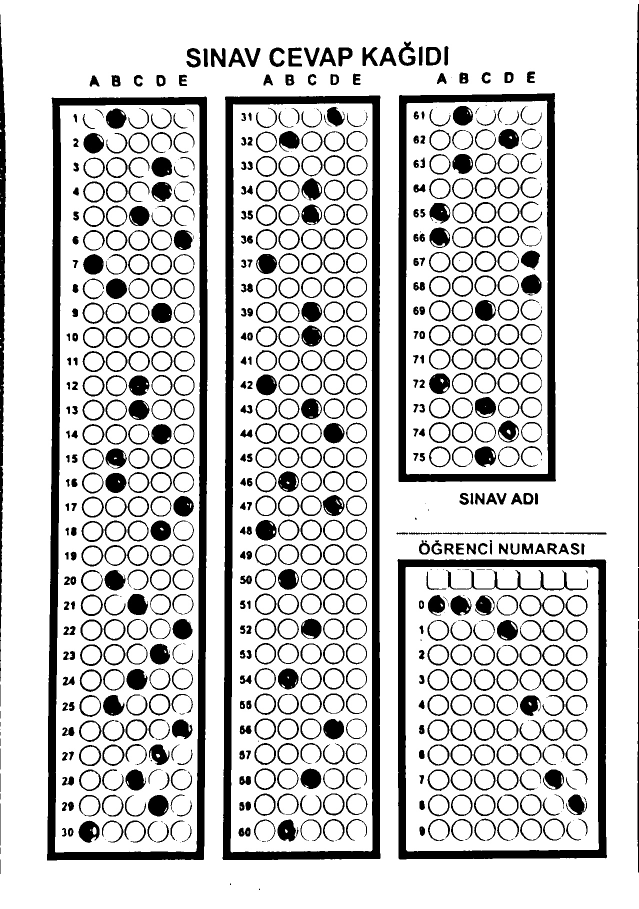
#> input picture v5/ornekler/1a.jpeg, 1277 x 1818 px (shown at 1/2 size)
$ python yeni_sistem_sinav_cvp_kagidi.py
#> lines starting #> are read from the running program, lines starting #| are printed output that depends on the picture; after the words box and inside, x2 and y2 are one past the last pixel; in counts of white or black regions, pixels touching at a corner belong together
### v5/utils.py
# -*- coding: utf-8 -*-
"""
Created on Sun Jan 24 13:38:45 2021

@author: yazılım
"""


"""

utils

"""

import cv2

import numpy as np

## TO STACK ALL THE IMAGES IN ONE WINDOW
# [35 lines left out: function stackImages, not called in this run]

def reorder(myPoints):

    myPoints = myPoints.reshape((4, 2)) # REMOVE EXTRA BRACKET
    #print(myPoints)
    myPointsNew = np.zeros((4, 1, 2), np.int32) # NEW MATRIX WITH ARRANGED POINTS
    add = myPoints.sum(1)
    #print(add)
    #print(np.argmax(add))
    myPointsNew[0] = myPoints[np.argmin(add)]  #[0,0]
    myPointsNew[3] =myPoints[np.argmax(add)]   #[w,h]
    diff = np.diff(myPoints, axis=1)
    myPointsNew[1] =myPoints[np.argmin(diff)]  #[w,0]
    myPointsNew[2] = myPoints[np.argmax(diff)] #[h,0]
    #print(diff)

    return myPointsNew

def rectContour(contours):

    rectCon = []
    max_area = 0
    for i in contours:
        area = cv2.contourArea(i)
        #print(area)
        if area > 50:
            peri = cv2.arcLength(i, True)
            approx = cv2.approxPolyDP(i, 0.02 * peri, True)
            #print("koşeler:",len(approx))
            if len(approx) == 4:
                rectCon.append(i)
    #print(rectCon)
    rectCon = sorted(rectCon, key=cv2.contourArea,reverse=True)
    #print(len(rectCon))
    return rectCon

def getCornerPoints(cont):
    peri = cv2.arcLength(cont, True) # LENGTH OF CONTOUR
    approx = cv2.approxPolyDP(cont, 0.02 * peri, True) # APPROXIMATE THE POLY TO GET CORNER POINTS
    return approx

# [47 lines left out: functions splitBoxes, drawGrid, showAnswers, not called in this run]

### v5/yeni_sistem_sinav_cvp_kagidi.py
# -*- coding: utf-8 -*-
"""
Created on Tue Mar  2 22:22:25 2021

@author: yazılım
"""


# -*- coding: utf-8 -*-
"""
Created on Tue Feb 16 22:22:32 2021

@author: yazılım
"""


"""

Bionluk Yeni optik kod okuma Projesi v5 sunum


"""


import json
from imutils.perspective import four_point_transform
from imutils import contours
import numpy as np
import argparse
import imutils
import cv2
import utils


path = "ornekler/1a.jpeg"

heightImg = 700
widthImg  = 700
try:

    img= cv2.imread(path)
#> img is the input picture: shape (1818, 1277, 3); min 0, max 255, mean 206.9

    #hazırlık ^^^^^^^^^^^^
    img= cv2.resize(img,(widthImg,heightImg))
#> img: shape (700, 700, 3)

    imgContours = img.copy()
    imgBiggestContours = img.copy()

    imgGray = cv2.cvtColor(img,cv2.COLOR_BGR2GRAY)
    imgBlur = cv2.GaussianBlur(imgGray,(5,5),1)
    imgCanny = cv2.Canny(imgBlur,10,50)
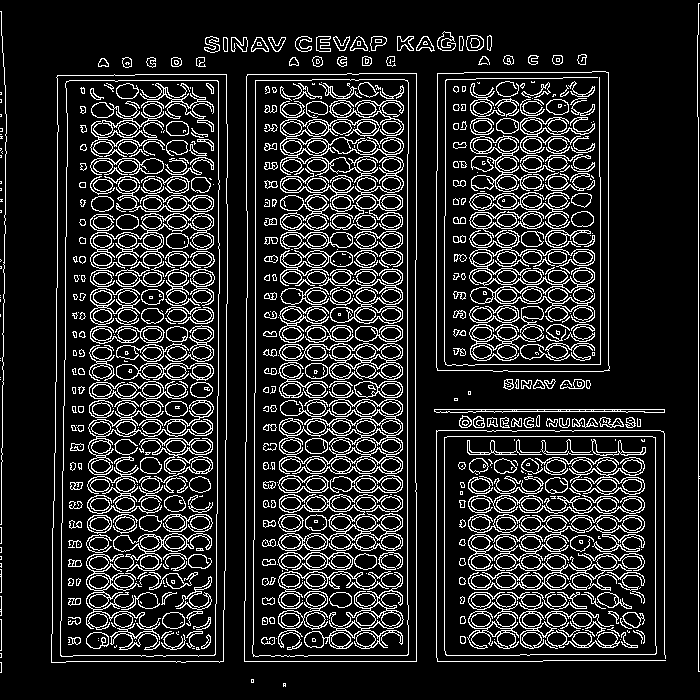
#> imgCanny: shape (700, 700); 14.6% white in thin lines or dots

    contours, hierarchy = cv2.findContours(imgCanny,cv2.RETR_EXTERNAL,cv2.CHAIN_APPROX_NONE)
#> contours = 100 contours, 50 with area under 20; largest, box (x1, y1, x2, y2) and area: (51, 74, 228, 663) 100116, (244, 73, 417, 662) 99819, (436, 71, 610, 372) 51252, (444, 436, 657, 656) 46074, (434, 409, 665, 413) 516
    cv2.drawContours(imgContours,contours,-1,(0,255,0),10)
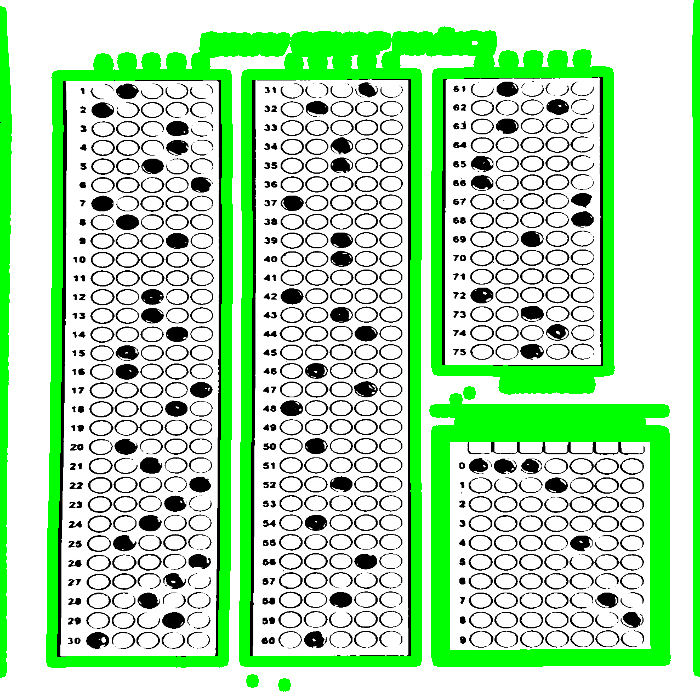
#> imgContours: shape (700, 700, 3); mean B, G, R 178.7, 224.7, 178.7
    rectCon= utils.rectContour(contours)
#> the loop in rectContour, `for i in contours:` made 100 passes
#> (area, peri, approx) on passes 12, 28, 63, 64, 65: (46074.5, 858.7, [[444, 437], [445, 654], [655, 654], [655, 437]]), (516.5, 471.2, [[434, 409], [664, 412]]), (100115.5, 1526.2, [[57, 75], [51, 662], [223, 661], [226, 74]]), (99819, 1521, [[416, 73], [246, 76], [244, 661], [416, 661]]), (51252, 943, [[608, 72], [437, 73], [437, 370], [609, 370]])
#> after the loop in rectContour, `for i in contours:`: rectCon = 4 contours; box (x1, y1, x2, y2) and area: (51, 74, 228, 663) 100116, (244, 73, 417, 662) 99819, (436, 71, 610, 372) 51252, (444, 436, 657, 656) 46074

    #cv2.imshow("gosterme paper", imgContours)
    #cv2.waitKey(0)

    #ad-soyad kısmı
    biggestContour_1 = utils.getCornerPoints(rectCon[0])
#> in getCornerPoints, `peri = cv2.arcLength(cont, True)`: peri = 1526.2
#> in getCornerPoints, `approx = cv2.approxPolyDP(cont, 0.02 * peri, True)`: approx = [[57, 75], [51, 662], [223, 661], [226, 74]]
#> biggestContour_1 = [[57, 75], [51, 662], [223, 661], [226, 74]]
    #sosyal kısmı
    biggestContour_2 = utils.getCornerPoints(rectCon[1])
#> biggestContour_2 = [[416, 73], [246, 76], [244, 661], [416, 661]]
    #fen kısmı
    biggestContour_3=utils.getCornerPoints(rectCon[2])
#> biggestContour_3 = [[608, 72], [437, 73], [437, 370], [609, 370]]
    #matematik
    biggestContour_4=utils.getCornerPoints(rectCon[3])
#> biggestContour_4 = [[444, 437], [445, 654], [655, 654], [655, 437]]
    #Türkçe kısmı
    #biggestContour_5=utils.getCornerPoints(rectCon[4])


    cv2.drawContours(imgBiggestContours,biggestContour_1,-1,(0,255,0),20)
    cv2.drawContours(imgBiggestContours,biggestContour_2,-1,(255,200,0),20)
    cv2.drawContours(imgBiggestContours,biggestContour_3,-1,(100,255,0),20)
    cv2.drawContours(imgBiggestContours,biggestContour_4,-1,(255,0,59),20)
    #cv2.drawContours(imgBiggestContours,biggestContour_5,-1,(45,255,79),20)


    #cv2.imshow("gosterme paper", imgBiggestContours)
    #cv2.waitKey(0)
except:

    imgBiggestContours = img.copy()

    biggestContour_1 = utils.getCornerPoints(rectCon[0])

    cv2.drawContours(imgBiggestContours,biggestContour_1,-1,(0,255,0),20)

    biggestContour=utils.reorder(biggestContour_1)


    ##cv2.imshow("gosterme paper", imgBiggestContours)
    ##cv2.waitKey(0)


    heightImg = 1080
    widthImg  = 720
    #imgBiggestContours = cv2.resize(imgBiggestContours, (heightImg, widthImg))


    pt1= np.float32(biggestContour)
    pt2 = np.float32([[0,0],[widthImg,0],[0,heightImg],[widthImg,heightImg]])
    matrix = cv2.getPerspectiveTransform(pt1,pt2)
    imgWarpColored= cv2.warpPerspective(img,matrix,(widthImg,heightImg))

    ##cv2.imshow("cropped", imgWarpColored)
    ##cv2.waitKey(0)


    img= imgWarpColored

    #hazırlık ^^^^^^^^^^^^
    img= cv2.resize(img,(widthImg,heightImg))

    imgContours = img.copy()
    imgBiggestContours = img.copy()

    imgGray = cv2.cvtColor(img,cv2.COLOR_BGR2GRAY)
    imgBlur = cv2.GaussianBlur(imgGray,(5,5),1)
    imgCanny = cv2.Canny(imgBlur,10,50)

    contours, hierarchy = cv2.findContours(imgCanny,cv2.RETR_EXTERNAL,cv2.CHAIN_APPROX_NONE)
    cv2.drawContours(imgContours,contours,-1,(0,255,0),10)
    rectCon= utils.rectContour(contours)

    ##cv2.imshow("gosterme paper", imgContours)
    ##cv2.waitKey(0)

    #ad-soyad kısmı
    biggestContour_1 = utils.getCornerPoints(rectCon[0])
    #sosyal kısmı
    biggestContour_2 = utils.getCornerPoints(rectCon[1])
    #fen kısmı
    biggestContour_3=utils.getCornerPoints(rectCon[2])
    #matematik
    biggestContour_4=utils.getCornerPoints(rectCon[3])
    #Türkçe kısmı
    biggestContour_5=utils.getCornerPoints(rectCon[4])


    cv2.drawContours(imgBiggestContours,biggestContour_1,-1,(0,255,0),20)
    cv2.drawContours(imgBiggestContours,biggestContour_2,-1,(255,200,0),20)
    cv2.drawContours(imgBiggestContours,biggestContour_3,-1,(100,255,0),20)
    cv2.drawContours(imgBiggestContours,biggestContour_4,-1,(255,0,59),20)
    cv2.drawContours(imgBiggestContours,biggestContour_5,-1,(45,255,79),20)


    #cv2.imshow("gosterme paper", imgBiggestContours)
    #cv2.waitKey(0)


"""

Sıralama hatası çözümü

"""


print("ilk:%s \n ikinci:%s \n üçüncü:%s \n numara:%s \n"%(biggestContour_1,biggestContour_2,biggestContour_3,biggestContour_4))
#> (printed output is left out)

siralama=[]

siralama.append(biggestContour_1[0][0][0])
siralama.append(biggestContour_2[0][0][0])
siralama.append(biggestContour_3[0][0][0])
#siralama.append(biggestContour_4[0][0][0])

siralama.sort()


if siralama[0]==biggestContour_1[0][0][0]:
    ilk_kisim=biggestContour_1
#> ilk_kisim = [[57, 75], [51, 662], [223, 661], [226, 74]]
elif siralama[0] == biggestContour_2[0][0][0]:
        ilk_kisim=biggestContour_2
elif siralama[0] == biggestContour_3[0][0][0]:
        ilk_kisim=biggestContour_3


if siralama[1]==biggestContour_1[0][0][0]:
    ikinci_kisim=biggestContour_1
elif siralama[1] == biggestContour_2[0][0][0]:
        ikinci_kisim=biggestContour_2
#> ikinci_kisim = [[416, 73], [246, 76], [244, 661], [416, 661]]
elif siralama[1] == biggestContour_3[0][0][0]:
        ikinci_kisim=biggestContour_3


if siralama[2]==biggestContour_1[0][0][0]:
    ucuncu_kisim=biggestContour_1
elif siralama[2] == biggestContour_2[0][0][0]:
        ucuncu_kisim=biggestContour_2
elif siralama[2] == biggestContour_3[0][0][0]:
        ucuncu_kisim=biggestContour_3
#> ucuncu_kisim = [[608, 72], [437, 73], [437, 370], [609, 370]]


"""

ilk kisim


"""


imgBiggestContours = img.copy()


biggestContour_1=ilk_kisim
cv2.drawContours(imgBiggestContours,biggestContour_1,-1,(255,0,59),20)


biggestContour=utils.reorder(biggestContour_1)
#> in reorder, `myPoints = myPoints.reshape((4, 2))`: myPoints = [[57, 75], [51, 662], [223, 661], [226, 74]]
#> in reorder, `add = myPoints.sum(1)`: add = [132, 713, 884, 300]
#> in reorder, `diff = np.diff(myPoints, axis=1)`: diff = [18, 611, 438, -152]
#> biggestContour = [[57, 75], [226, 74], [51, 662], [223, 661]]


#cv2.imshow("gosterme paper", imgBiggestContours)
#cv2.waitKey(0)


heightImg = 1363
widthImg  = 199
#imgBiggestContours = cv2.resize(imgBiggestContours, (heightImg, widthImg))


pt1= np.float32(biggestContour)
#> pt1 = [[57, 75], [226, 74], [51, 662], [223, 661]]
pt2 = np.float32([[0,0],[widthImg,0],[0,heightImg],[widthImg,heightImg]])
matrix = cv2.getPerspectiveTransform(pt1,pt2)
#> matrix = [[1.18, 0.0121, -68.18], [0.014, 2.37, -178.5], [3.56e-07, 3.03e-05, 1]]
imgWarpColored= cv2.warpPerspective(img,matrix,(widthImg,heightImg))


gray = cv2.cvtColor(imgWarpColored, cv2.COLOR_BGR2GRAY)
crop_img = gray[19:1340, 42:185]
#cv2.imshow("cropped", crop_img)
#cv2.waitKey(0)


docCnt = None
#crop_img=four_point_transform(crop_img, docCnt.reshape(4, 2))
thresh = cv2.threshold(crop_img, 0, 255,
	cv2.THRESH_BINARY_INV | cv2.THRESH_OTSU)[1]
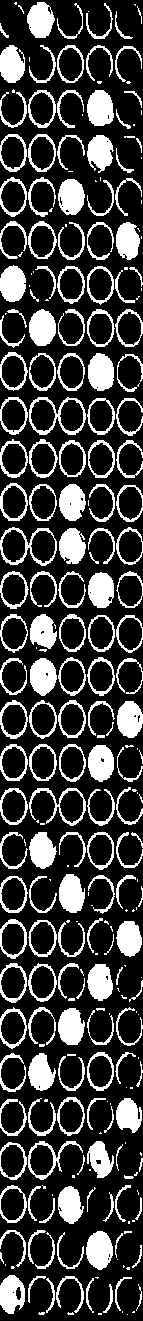
#> thresh: shape (1321, 143); 24.6% white; 273 white regions (96 under 20 px), largest, box (x1, y1, x2, y2) and area: (86, 1231, 113, 1270) 796, (88, 353, 114, 391) 793, (59, 874, 85, 913) 778


#bu kısımda kesme işlemi yapabilirsin ad ve soyad için

#thresh = cv2.resize(thresh, (199, 1363))


#cv2.imshow("gosterme", thresh)                            # Show image

###cv2.imshow("gosterme paper", imgBiggestContours)
#cv2.waitKey(0)


threshd = cv2.resize(thresh, (900, 1200))
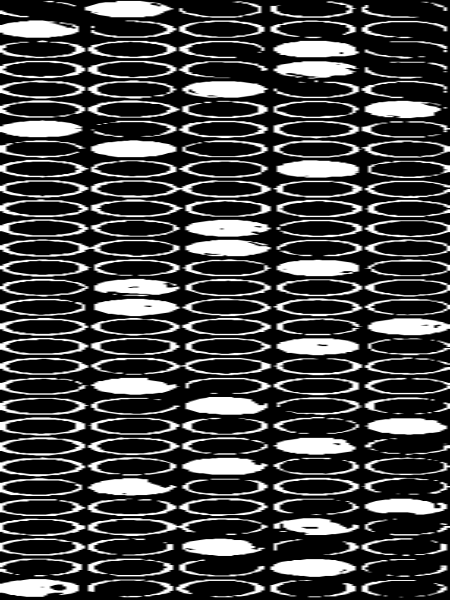
#> threshd: shape (1200, 900) (shown at 1/2 size); min 0, max 255, mean 62.5

#cv2.imshow("gosterme", threshd)                            # Show image

###cv2.imshow("gosterme paper", imgBiggestContours)
#cv2.waitKey(0)


"""
#kontrolcüm
for i in range (1,50):
    try:

        rows = np.vsplit(threshd,i)
        print(i)
    except:
        print("hata")

"""


def splitBoxes(img):


    #rows = np.hsplit(threshd,5)
    rows = np.vsplit(threshd,30)
#> rows = 30 items
    ###cv2.imshow("split",rows[5])
    ###cv2.waitKey(0)

    boxes =[]
    for r in rows:
        cols = np.hsplit(r,5)

        ###cv2.imshow("split",cols[0])
        ###cv2.waitKey(0)
        for box in cols:
            boxes.append(box)
#> this loop made 30 passes
#> after the loop, boxes = 150 items
            ###cv2.imshow("split",box)
            ###cv2.waitKey(0)
    return boxes

boxes=splitBoxes(threshd)
#> boxes = 150 items
###cv2.imshow("test",boxes[6])
###cv2.waitKey(0)


#print(cv2.countNonZero(boxes[0]),cv2.countNonZero(boxes[6]))


#cevap alma

myPixelVal=np.zeros((30,5))


countC=0
countR=0
cvp_sil=[]
for image in boxes:
    totalPixels = cv2.countNonZero(image)
    cvp_sil.append(totalPixels)
#> this loop made 150 passes
#> totalPixels on passes 1 to 8: 750, 4573, 1287, 1543, 1057, 4613, 1711, 2045
#> after the loop, cvp_sil = 150 values, max 4945 at index 76, min 750 at index 0, mean 2402.4

cvp_sil=np.array(cvp_sil)
cvp_sil=cvp_sil.reshape(30,5)
#> cvp_sil = 30 rows, first 6: [750, 4573, 1287, 1543, 1057], [4613, 1711, 2045, 1776, 1614], [2034, 2255, 1748, 4834, 1228], [2289, 2208, 1520, 4538, 1242], [2291, 2094, 4753, 1589, 1560], [2092, 2178, 2058, 2005, 4522]
#cvp_sil[27]
myPixelVal=cvp_sil
#> myPixelVal has the same summary as cvp_sil

#TEST
#İLK 1,2,3,4 VB 2. A,B,C,D

#myPixelVal[26][2]


ilk_cvp_anahtari = """{  }"""
ilk_cvp_anahtari_gercek = json.loads(ilk_cvp_anahtari)


cevap_kontrolcu=[]
for x in range (0,30):
    arr=myPixelVal[x]
    #print("arr",arr)
    arr_kont=np.amax(arr)
    kontrol_veri=arr_kont
    cevap_kontrolcu = arr.tolist()
    if kontrol_veri >= 3000:
        #print("adanam")
        for i in range (0,5):
            kontrol=cevap_kontrolcu[i]
            #print(kontrol)
            i+=1
            if kontrol==kontrol_veri:
                #print("dogru")
                yeri=cevap_kontrolcu.index(kontrol)
                if yeri == 0:
                    gercek_cvp="a"
                elif yeri == 1:
                    gercek_cvp="b"
                elif yeri == 2:
                    gercek_cvp="c"
                elif yeri == 3:
                    gercek_cvp="d"
                elif yeri == 4:
                    gercek_cvp="e"

                print("ilk kisim %s sorunun cevabı:%s"%((x+1),gercek_cvp))
                ilk_cvp_anahtari_gercek[x+1] = gercek_cvp
#> this loop made 30 passes
#> (arr_kont, kontrol_veri, cevap_kontrolcu) on passes 1 to 8: (4573, 4573, [750, 4573, 1287, 1543, 1057]), (4613, 4613, [4613, 1711, 2045, 1776, 1614]), (4834, 4834, [2034, 2255, 1748, 4834, 1228]), (4538, 4538, [2289, 2208, 1520, 4538, 1242]), (4753, 4753, [2291, 2094, 4753, 1589, 1560]), (4522, 4522, [2092, 2178, 2058, 2005, 4522]), (4679, 4679, [4679, 1532, 2210, 2200, 1790]), (4808, 4808, [1833, 4808, 1959, 2142, 2065])
#> after the loop, i = 5; ilk_cvp_anahtari_gercek = 27 items


"""

ikinci cevap anahtarı


"""


imgBiggestContours = img.copy()


biggestContour_1=ikinci_kisim
#> biggestContour_1 = [[416, 73], [246, 76], [244, 661], [416, 661]]
cv2.drawContours(imgBiggestContours,biggestContour_1,-1,(255,0,59),20)
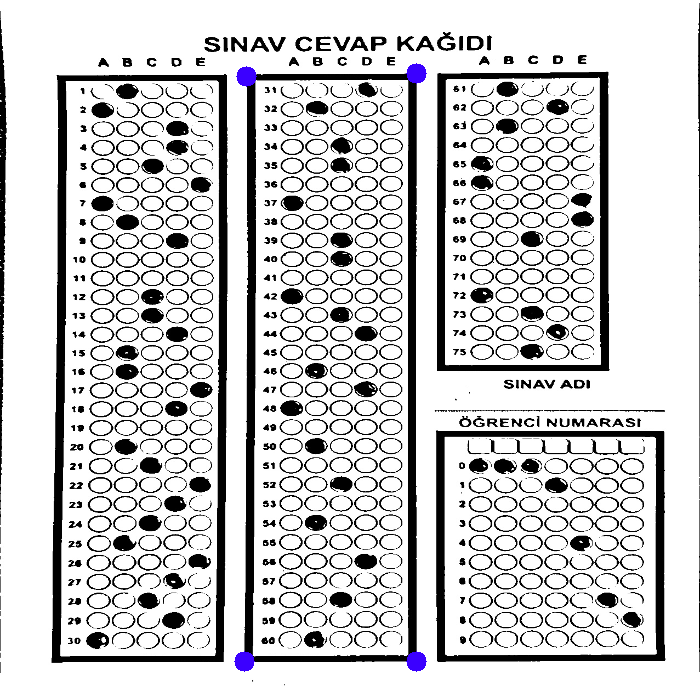
#> imgBiggestContours: shape (700, 700, 3); mean B, G, R 207, 206.3, 206.5


biggestContour=utils.reorder(biggestContour_1)
#> biggestContour = [[246, 76], [416, 73], [244, 661], [416, 661]]


#cv2.imshow("gosterme paper", imgBiggestContours)
#cv2.waitKey(0)


heightImg = 1363
widthImg  = 199
#imgBiggestContours = cv2.resize(imgBiggestContours, (heightImg, widthImg))


pt1= np.float32(biggestContour)
#> pt1 = [[246, 76], [416, 73], [244, 661], [416, 661]]
pt2 = np.float32([[0,0],[widthImg,0],[0,heightImg],[widthImg,heightImg]])
matrix = cv2.getPerspectiveTransform(pt1,pt2)
#> matrix = [[1.19, 0.00406, -292.4], [0.042, 2.38, -191.1], [3.08e-05, 2.04e-05, 1]]
imgWarpColored= cv2.warpPerspective(img,matrix,(widthImg,heightImg))
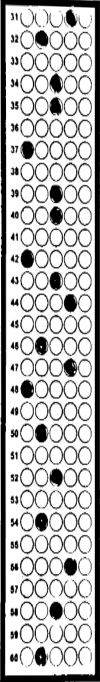
#> imgWarpColored: shape (1363, 199, 3) (shown at 1/2 size); min 0, max 255, mean 184.6


gray = cv2.cvtColor(imgWarpColored, cv2.COLOR_BGR2GRAY)
crop_img = gray[19:1340, 42:185]
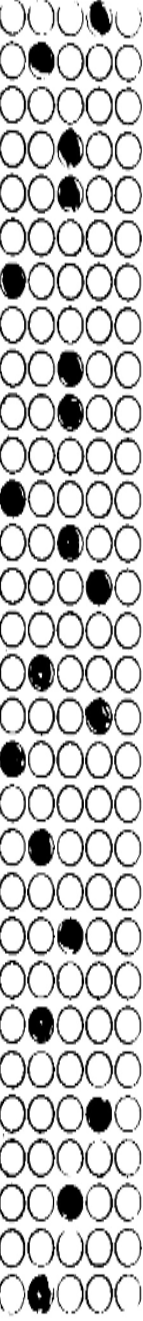
#> crop_img: shape (1321, 143); min 0, max 255, mean 201.5
#cv2.imshow("cropped", crop_img)
#cv2.waitKey(0)


docCnt = None
#crop_img=four_point_transform(crop_img, docCnt.reshape(4, 2))
thresh = cv2.threshold(crop_img, 0, 255,
	cv2.THRESH_BINARY_INV | cv2.THRESH_OTSU)[1]
#> thresh: shape (1321, 143); 23.7% white; 227 white regions (58 under 20 px), largest, box (x1, y1, x2, y2) and area: (0, 479, 27, 518) 791, (28, 828, 55, 866) 769, (57, 394, 84, 432) 764


#bu kısımda kesme işlemi yapabilirsin ad ve soyad için

#thresh = cv2.resize(thresh, (199, 1363))


#cv2.imshow("gosterme", thresh)                            # Show image

###cv2.imshow("gosterme paper", imgBiggestContours)
#cv2.waitKey(0)


threshd = cv2.resize(thresh, (900, 1200))
#> (the rest of the program and of its run is left out)
